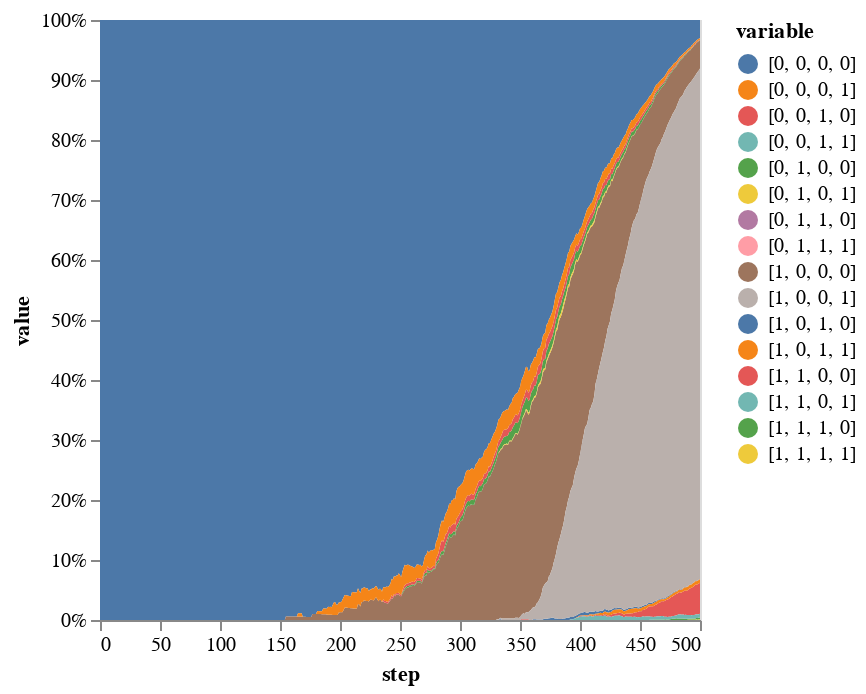

The notebook cell saved with this chart:
### Code cell
stacked |>
@vlplot(:area, x=:step, y={:value, stack=:normalize}, color="variable:n")

### Figure 1 — Vega-Lite specification as saved in the notebook (floating-point values rounded to 4 significant figures; data arrays with more than 128 entries replaced by an {"elided": "..."} marker saying what was removed)
{"data": {"values": {"elided": "8016 records"}}, "encoding": {"color": {"field": "variable", "type": "nominal"}, "x": {"field": "step", "type": "quantitative"}, "y": {"field": "value", "stack": "normalize", "type": "quantitative"}}, "mark": "area"}
